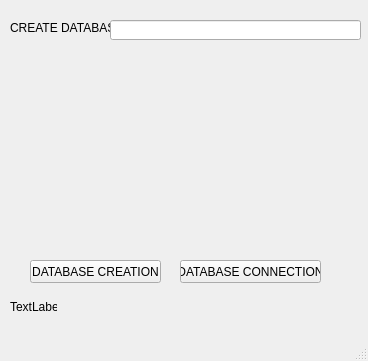
<?xml version="1.0" encoding="UTF-8"?>
<ui version="4.0">
 <class>Form</class>
 <widget class="QMainWindow" name="Form">
  <property name="geometry">
   <rect>
    <x>0</x>
    <y>0</y>
    <width>368</width>
    <height>361</height>
   </rect>
  </property>
  <property name="windowTitle">
   <string>Form</string>
  </property>
  <widget class="QWidget" name="centralwidget">
   <widget class="QLabel" name="label">
    <property name="geometry">
     <rect>
      <x>10</x>
      <y>20</y>
      <width>101</width>
      <height>16</height>
     </rect>
    </property>
    <property name="text">
     <string>CREATE DATABASE</string>
    </property>
   </widget>
   <widget class="QLineEdit" name="lineEdit">
    <property name="geometry">
     <rect>
      <x>110</x>
      <y>20</y>
      <width>251</width>
      <height>20</height>
     </rect>
    </property>
   </widget>
   <widget class="QPushButton" name="pushButton">
    <property name="geometry">
     <rect>
      <x>30</x>
      <y>260</y>
      <width>131</width>
      <height>23</height>
     </rect>
    </property>
    <property name="text">
     <string>DATABASE CREATION</string>
    </property>
   </widget>
   <widget class="QPushButton" name="pushButton_2">
    <property name="geometry">
     <rect>
      <x>180</x>
      <y>260</y>
      <width>141</width>
      <height>23</height>
     </rect>
    </property>
    <property name="text">
     <string>DATABASE CONNECTION</string>
    </property>
   </widget>
   <widget class="QLabel" name="label_2">
    <property name="geometry">
     <rect>
      <x>10</x>
      <y>300</y>
      <width>47</width>
      <height>13</height>
     </rect>
    </property>
    <property name="text">
     <string>TextLabel</string>
    </property>
   </widget>
  </widget>
  <widget class="QMenuBar" name="menubar">
   <property name="geometry">
    <rect>
     <x>0</x>
     <y>0</y>
     <width>368</width>
     <height>21</height>
    </rect>
   </property>
  </widget>
  <widget class="QStatusBar" name="statusbar"/>
 </widget>
 <resources/>
 <connections/>
</ui>
